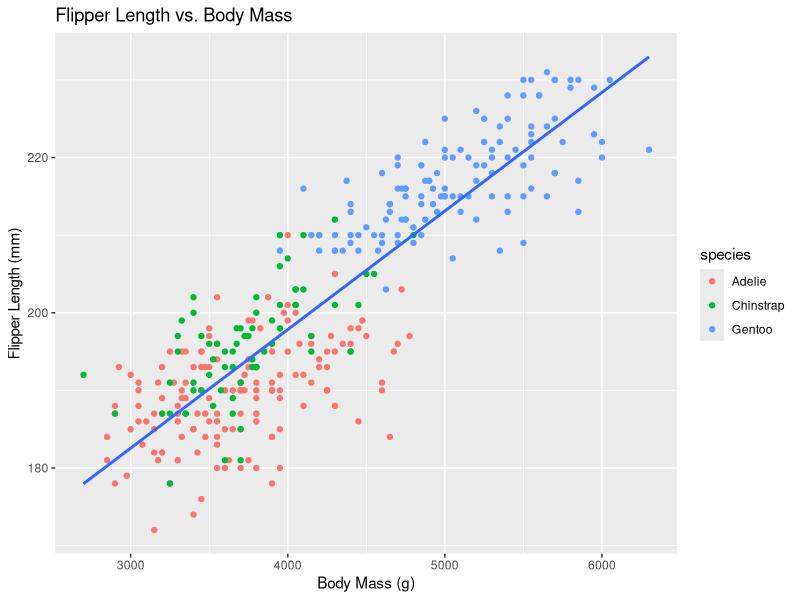
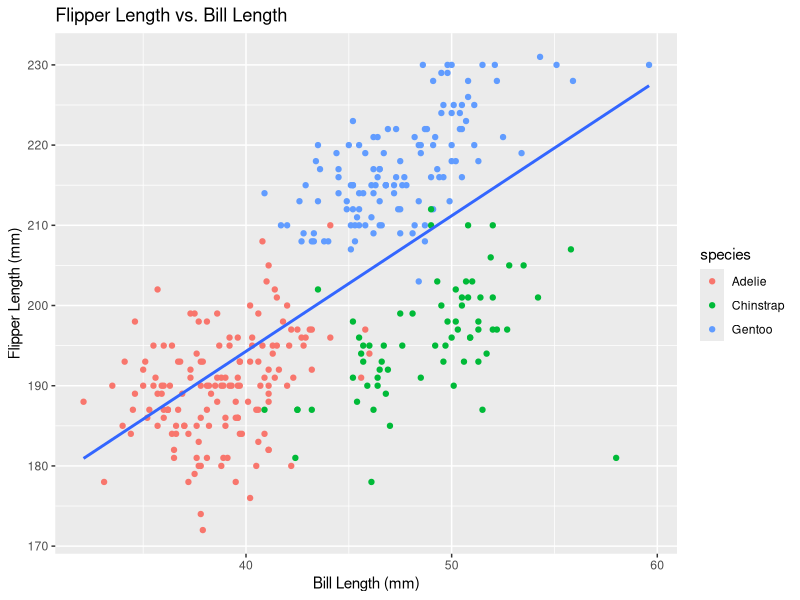

Reproduce these figures in R, in order.
## ---- chunk 1
library(lme4)
library(tidyverse)
# install.packages("palmerpenguins") # install if needed
library(palmerpenguins)
## ---- chunk 2
penguins <- penguins


## ---- chunk 3

# Scatterplot: Flipper Length and Body Mass

ggplot(penguins, aes(x = body_mass_g, y = flipper_length_mm)) +
  geom_point(aes(color = species)) +
  geom_smooth(method = "lm", se = FALSE) +
  labs(
    title = "Flipper Length vs. Body Mass",
    x = "Body Mass (g)",
    y = "Flipper Length (mm)"
  )

# Scatterplot: Flipper Length and Bill Length

ggplot(penguins, aes(x = bill_length_mm, y = flipper_length_mm)) +
  geom_point(aes(color = species)) +
  geom_smooth(method = "lm", se = FALSE) +
  labs(
    title = "Flipper Length vs. Bill Length",
    x = "Bill Length (mm)",
    y = "Flipper Length (mm)"
  )

## ---- chunk 4
# Simple Linear Regression Model

model1 <- lm(flipper_length_mm ~ body_mass_g, data = penguins)

summary(model1)

## ---- chunk 5
# Multiple Linear Regression Model

model2 <- lm(flipper_length_mm ~ body_mass_g + bill_length_mm, data = penguins)

summary(model2)
## ---- chunk 6
# Linear Regression Model with Interaction

model3 <- lm(flipper_length_mm ~ body_mass_g * bill_length_mm, data = penguins)

summary(model3)


## ---- chunk 7
# Anova Comparison of Models 2 and 3

anova(model2, model3)


## ---- chunk 8
# Linear Model with 'Species' as a Predictor

model4 <- lm(flipper_length_mm ~ species, data = penguins)

summary(model4)

## ---- chunk 9

# EXTRA CREDIT!!

# Applying a Sum Contrast

contrasts(penguins$species) <- contr.sum(3)  

colnames(contrasts(penguins$species)) <- c("Chinstrap_vs_avg", "Gentoo_vs_avg")

# Fitting the Model

model4_effects <- lm(flipper_length_mm ~ species, data = penguins)

summary(model4_effects)

## ---- chunk 10
# Relevelling with Gentoo as the Reference Category

penguins$species <- relevel(penguins$species, ref = "Gentoo")

## ---- chunk 11
# Refitting the Model

model5 <- lm(flipper_length_mm ~ species, data = penguins)

summary(model5)

## ---- chunk 12
# Create a Binary Variable: TRUE = Gentoo, FALSE = otherwise

penguins$gentoo_flag <- ifelse(penguins$species == "Gentoo", 1, 0)

# Model with 'sex' as Added Predictor

logit_model2 <- glm(gentoo_flag ~ body_mass_g + flipper_length_mm + sex,
                    data = penguins,
                    family = "binomial")

summary(logit_model2)

## ---- chunk 13


